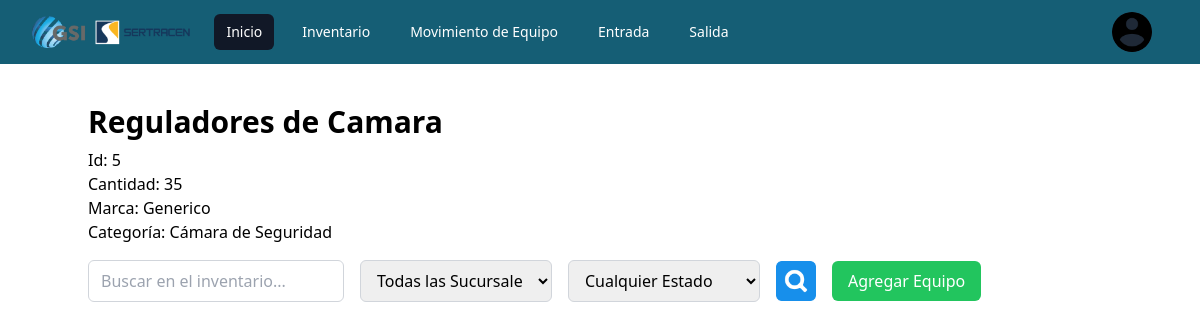
The app's page /module/inventario/detalle.php?id=5 (signed in) with its own data.
### tables this page shows
CREATE TABLE `items` (
  `iditem` int(50) NOT NULL,
  `descripcion` varchar(200) NOT NULL,
  `marca` varchar(50) NOT NULL,
  `categoria` varchar(50) NOT NULL
);

### module/inventario/detalle.php (the view, shortened to what this page needs)
<?php
require '../../conn.php';
?>
<!DOCTYPE html>
<html lang="en">
<head>
    <script src="https://cdn.tailwindcss.com"></script>
</head>
<?php require "../nav.php"; ?>
<body>
    <div class='container mx-auto overflow-x-auto mt-20'>
        <?php
        if (isset($_GET['id']) || isset($_POST['id'])) {
            $iditem = isset($_GET['id']) ? $_GET['id'] : $_POST['id'];
            $sql = "SELECT * FROM items WHERE iditem = ?";
            $stmt = $conn->prepare($sql);
            $stmt->bind_param("i", $iditem);
            $stmt->execute();
            $resultado = $stmt->get_result();
            if ($resultado->num_rows > 0) {
                $item = $resultado->fetch_assoc();
                echo "<h1 class='text-3xl mt-6 font-bold'>" . htmlspecialchars($item['descripcion']) . "</h1>";
                echo "<div class='mt-2'><p>Id: " . htmlspecialchars($iditem) . "</p></div>";
                $sql_count = "SELECT COUNT(*) as total FROM detalle WHERE nombre = ? AND (estado = 'nuevo' OR estado = 'usado')";
                $stmt_count = $conn->prepare($sql_count);
                $nombre = $item['descripcion'];
                $stmt_count->bind_param("s", $nombre);
                $stmt_count->execute();
                $stmt_count->bind_result($total);
                echo "<p>Cantidad: " . htmlspecialchars($total) . "</p>";
                echo "<p>Marca: " . htmlspecialchars($item['marca']) . "</p>";
                echo "<p>Categoría: " . htmlspecialchars($item['categoria']) . "</p>";
            } else {
                echo "<p>No se encontró el ítem.</p>";
            }
        } else {
            echo "<p>No se proporcionó ningún ID de ítem.</p>";
        }
        ?>
        <form action="detalle.php" method="post" class="flex mt-4 flex-col md:flex-row items-center space-y-4 md:space-y-0 md:space-x-4">
            <input type="text" name="search" id="search" placeholder="Buscar en el inventario..." class="w-full md:w-64 px-3 py-2 rounded-md border border-gray-300 focus:outline-none focus:ring focus:ring-indigo-500 focus:ring-opacity-50">
            <select name="sucursal" class="w-full md:w-48 px-3 py-2 rounded-md border border-gray-300 focus:outline-none focus:ring focus:ring-indigo-500 focus:ring-opacity-50">
                <option value="">Todas las Sucursales</option>
            </select>
            <select name="estado" class="w-full md:w-48 px-3 py-2 rounded-md border border-gray-300 focus:outline-none focus:ring focus:ring-indigo-500 focus:ring-opacity-50">
                <option value="">Cualquier Estado</option>
            </select>
            <button type="submit" class="btn-search">
                <img src="../../resource/objets/cuadrado.png" alt="Buscar" style="width: 40px; height: 40px;" />
            </button>
            <button type="button" onclick="window.location.href='agre.php?id=<?php echo $iditem; ?>'" class="w-full md:w-auto px-4 py-2 bg-green-500 text-white rounded-md hover:bg-green-700">
                Agregar Equipo
            </button>
        </form>
    </div>
</body>
</html>

### records on screen
items: descripcion "Reguladores de Camara", marca "Generico", categoria "Cámara de Seguridad"

### other values on screen
$iditem "5"
$total "35"
